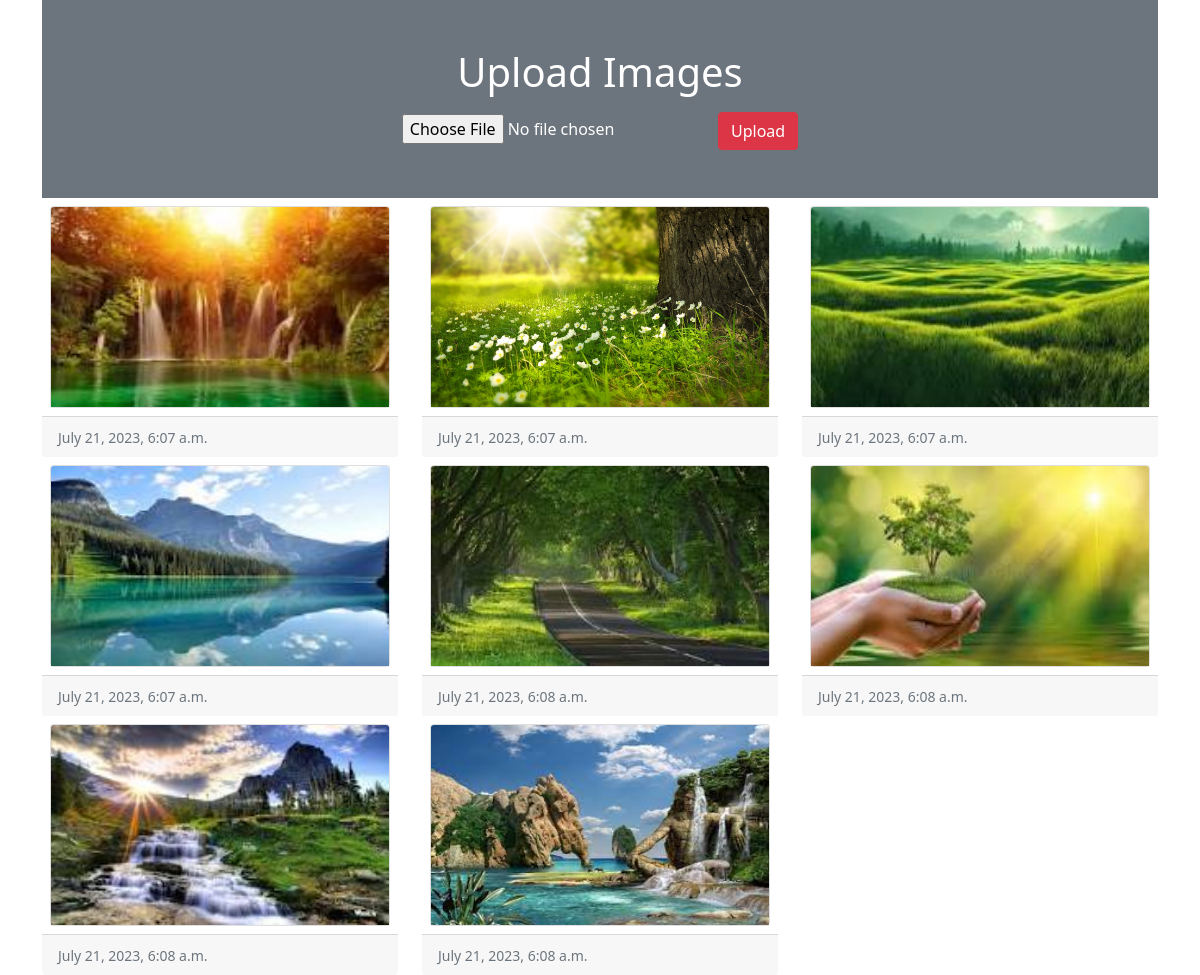
The page / on the database its author committed.
### myapp/models.py (models this page shows)
class Image(models.Model):
    photo = models.ImageField(upload_to='myimage')
    date = models.DateTimeField(auto_now_add=True)

### myapp/views.py (the view)
# urls.py: 2. Add a URL to urlpatterns:  path('', views.home, name='home')
def home(request):
    if request.method == 'POST':
        form = ImageForm(request.POST, request.FILES)
        if form.is_valid():
            form.save()
    else:
        form = ImageForm()
    img = Image.objects.all()
    return render(request, 'home.html', {'img': img, 'form': form})

### myapp/forms.py
class ImageForm(forms.ModelForm):
    class Meta:
        model = Image
        fields = '__all__'
        labels={'photo':''}

### templates/home.html (shortened to what this page needs)
<!doctype html>
<html lang="en">
<head>
    <link href="https://cdn.jsdelivr.net/npm/bootstrap@5.0.2/dist/css/bootstrap.min.css" rel="stylesheet"
>
</head>
<body>
<div class="container">
    <div class="py-5 text-center bg-secondary text-white">
        <h1 class="mb-3">Upload Images</h1>
        <form method="post" action="" enctype="multipart/form-data">
            {{form}}
            <input type="submit" class="btn btn-danger" value="Upload">
        </form>
    </div>
    <div class="row">
        {% for i in img%}
        <div class="col-sm-4">
            <div class="card m-2">
                <img src="{{i.photo.url}}" alt="" class="card-img-top" height="200px">
            </div>
            <div class="card-footer">
                <small class="text-muted">{{i.date}}</small>
            </div>
        </div>
        {% endfor %}
    </div>
</div>
</body>
</html>

### rows shown on the page
Image: photo (picture), date "July 21, 2023, 6:07 a.m."
Image: photo (picture), date "July 21, 2023, 6:07 a.m."
Image: photo (picture), date "July 21, 2023, 6:07 a.m."
Image: photo (picture), date "July 21, 2023, 6:07 a.m."
Image: photo (picture), date "July 21, 2023, 6:08 a.m."
Image: photo (picture), date "July 21, 2023, 6:08 a.m."
Image: photo (picture), date "July 21, 2023, 6:08 a.m."
Image: photo (picture), date "July 21, 2023, 6:08 a.m."
